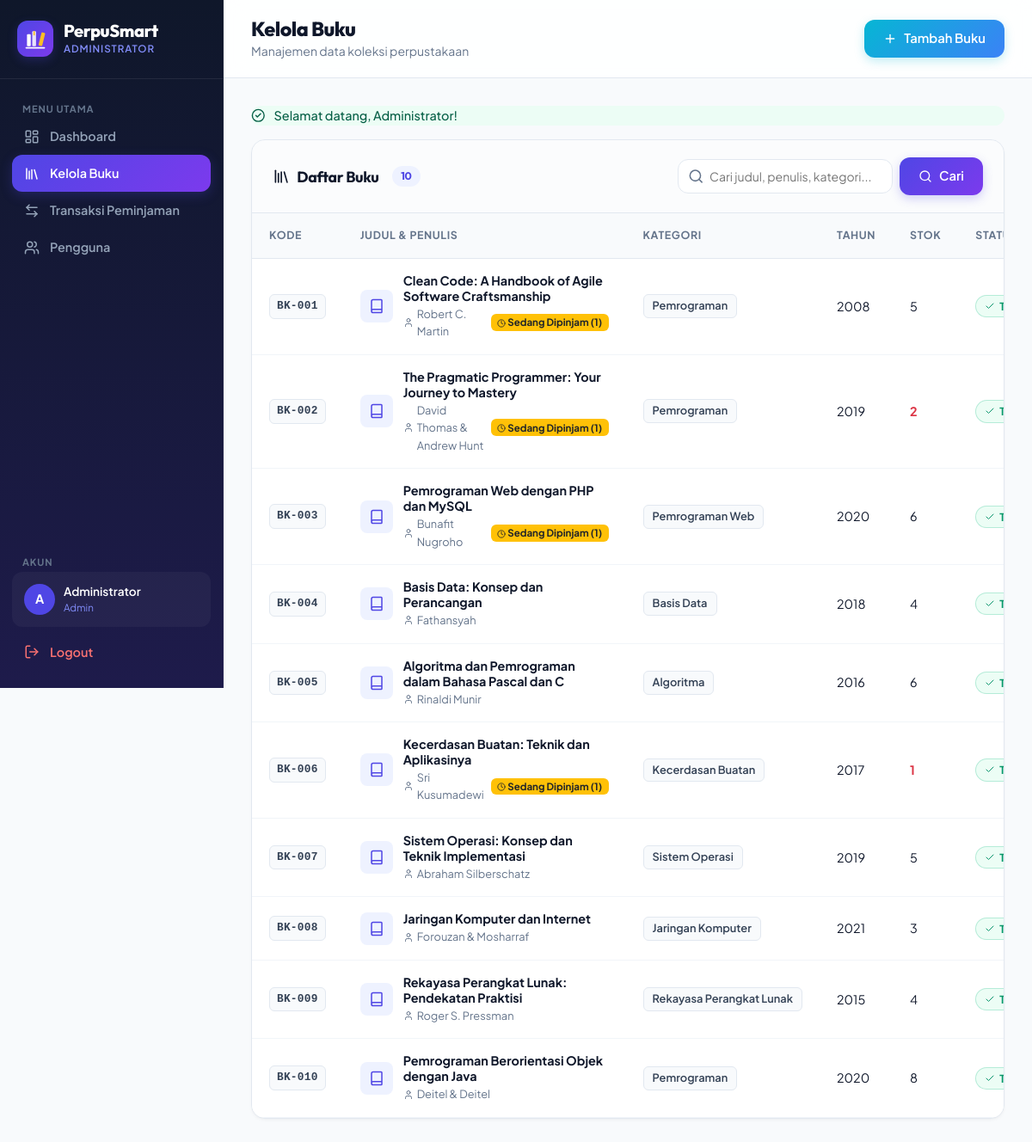
The app's page /index.php?page=admin/buku (signed in) with its own data.
### tables this page shows
CREATE TABLE `buku` (
  `id` int(10) UNSIGNED NOT NULL,
  `kode_buku` varchar(20) NOT NULL,
  `judul` varchar(255) NOT NULL,
  `penulis` varchar(150) NOT NULL,
  `penerbit` varchar(150) NOT NULL,
  `tahun_terbit` year(4) NOT NULL,
  `kategori` varchar(100) NOT NULL,
  `stok` int(10) UNSIGNED NOT NULL DEFAULT 0,
  `deskripsi` text DEFAULT NULL,
  `cover_url` varchar(500) DEFAULT NULL,
  `created_at` timestamp NOT NULL DEFAULT current_timestamp(),
  `updated_at` timestamp NOT NULL DEFAULT current_timestamp() ON UPDATE current_timestamp()
);

### controllers/BukuController.php (called while the page is built, shortened)
<?php
class BukuController {
    private Buku $bukuModel;
    public function __construct() {
        $this->bukuModel = new Buku();
    }
    public function index(): void {
        $search   = trim($_GET['search'] ?? '');
        $buku     = $search ? $this->bukuModel->search($search) : $this->bukuModel->getAll();
        $success   = flash('flash_success');
        require_once BASE_PATH . '/views/admin/buku/index.php';
    }
}

### middleware/auth.php (called while the page is built, shortened)
<?php
function currentUser(): array {
    return [
        'id'       => $_SESSION['user_id']       ?? 0,
        'nama'     => $_SESSION['user_nama']     ?? '',
        'username' => $_SESSION['user_username'] ?? '',
        'role'     => $_SESSION['user_role']     ?? '',
    ];
}

### config/config.php (called while the page is built, shortened)
<?php
function flash(string $key): string {
    if (isset($_SESSION[$key])) {
        $msg = $_SESSION[$key];
        return $msg;
    }
    return '';
}
function e(string $str): string {
    return htmlspecialchars($str, ENT_QUOTES | ENT_SUBSTITUTE, 'UTF-8');
}

### config/database.php (called while the page is built, shortened)
<?php
class Database {
    private static ?PDO $instance = null;
    public static function getInstance(): PDO {
        if (self::$instance === null) {
            $dsn = sprintf(
                'mysql:host=%s;port=%s;dbname=%s;charset=utf8mb4',
                DB_HOST, DB_PORT, DB_NAME
            );
            $options = [
                PDO::ATTR_ERRMODE            => PDO::ERRMODE_EXCEPTION,
                PDO::ATTR_DEFAULT_FETCH_MODE => PDO::FETCH_ASSOC,
                PDO::ATTR_EMULATE_PREPARES   => false,
                PDO::MYSQL_ATTR_INIT_COMMAND => "SET NAMES utf8mb4 COLLATE utf8mb4_unicode_ci",
            ];
            try {
                self::$instance = new PDO($dsn, DB_USER, DB_PASS, $options);
            } catch (PDOException $e) {
                http_response_code(500);
                die('<div style="font-family:sans-serif;padding:2rem;color:#c0392b;">
                    <h2>⚠ Koneksi Database Gagal</h2>
                    <p>' . htmlspecialchars($e->getMessage()) . '</p>
                    <p>Pastikan MySQL sudah berjalan dan konfigurasi di <code>config/config.php</code> sudah benar.</p>
                </div>');
            }
        }
        return self::$instance;
    }
}

### models/Buku.php (called while the page is built, shortened)
<?php
class Buku {
    private PDO $db;
    public function __construct() {
        $this->db = Database::getInstance();
    }
    public function getAll(int $limit = 0, int $offset = 0): array {
        $sql = "SELECT b.*,
                       (SELECT COUNT(*) FROM peminjaman p WHERE p.buku_id = b.id AND p.status IN ('dipinjam', 'terlambat')) AS total_dipinjam
                FROM buku b
                ORDER BY b.created_at DESC";
        return $this->db->query($sql)->fetchAll();
    }
}

### views/admin/buku/index.php (the view, shortened to what this page needs)
<?php require_once BASE_PATH . '/views/layouts/header.php'; ?>
<div class="ps-admin-layout">
    <?php require_once BASE_PATH . '/views/layouts/sidebar_admin.php'; ?>
    <main class="ps-admin-main">
        <header class="ps-topbar">
            <div class="ps-topbar-left">
                <div>
                    <h1 class="ps-page-title">Kelola Buku</h1>
                    <p class="ps-page-subtitle">Manajemen data koleksi perpustakaan</p>
                </div>
            </div>
            <a href="<?= BASE_URL ?>/index.php?page=admin/buku/create" class="ps-btn-accent">
                <i data-lucide="plus"></i> Tambah Buku
            </a>
        </header>
        <div class="ps-admin-content">
            <?php if ($success): ?>
                <div class="ps-alert ps-alert-success mb-3">
                    <i data-lucide="circle-check"></i><div><?= $success ?></div>
                </div>
            <?php endif; ?>
            <div class="ps-card">
                <div class="ps-card-header">
                    <h3 class="ps-card-title">
                        <i data-lucide="library"></i>
                        Daftar Buku
                        <span class="ps-badge ps-badge-primary ms-2"><?= count($buku) ?></span>
                    </h3>
                    <form action="" method="GET" class="ps-search-form">
                        <div class="ps-search-wrap">
                            <input type="text" name="search" class="ps-search-input"
                                   placeholder="Cari judul, penulis, kategori..."
                                   value="<?= e($_GET['search'] ?? '') ?>">
                        </div>
                        <button type="submit" class="ps-btn-primary">
                            <i data-lucide="search"></i> Cari
                        </button>
                    </form>
                </div>
                <div class="ps-card-body p-0">
                    <?php if (empty($buku)): ?>
                        <div class="ps-empty-state">
                            <i data-lucide="search-x"></i>
                            <h4>Tidak ada buku ditemukan</h4>
                            <p>
                                <?php if (!empty($_GET['search'])): ?>
                                    Tidak ada hasil untuk "<strong><?= e($_GET['search']) ?></strong>"
                                <?php else: ?>
                                    Belum ada data buku. Tambahkan buku pertama!
                                <?php endif; ?>
                            </p>
                            <?php if (!empty($_GET['search'])): ?>
                                <a href="<?= BASE_URL ?>/index.php?page=admin/buku" class="ps-btn-primary">
                                    Tampilkan Semua
                                </a>
                            <?php else: ?>
                                <a href="<?= BASE_URL ?>/index.php?page=admin/buku/create" class="ps-btn-accent">
                                    <i data-lucide="plus"></i> Tambah Buku
                                </a>
                            <?php endif; ?>
                        </div>
                    <?php else: ?>
                        <div class="ps-table-wrap">
                            <table class="table table-hover align-middle mb-0 ps-table" id="bukuTable">
                                <thead>
                                    <tr>
                                        <th style="width: 110px;">Kode</th>
                                        <th>Judul & Penulis</th>
                                        <th style="width: 160px;">Kategori</th>
                                        <th style="width: 90px;">Tahun</th>
                                        <th style="width: 80px;">Stok</th>
                                        <th style="width: 130px;">Status</th>
                                    </tr>
                                </thead>
                                <tbody>
                                    <?php foreach ($buku as $b): ?>
                                        <tr>
                                            <td>
                                                <span class="ps-code-badge"><?= e($b['kode_buku']) ?></span>
                                            </td>
                                            <td>
                                                <div class="ps-book-cell">
                                                    <div class="ps-book-icon">
                                                        <i data-lucide="book"></i>
                                                    </div>
                                                    <div>
                                                        <div class="ps-book-title"><?= e($b['judul']) ?></div>
                                                        <div class="ps-book-author">
                                                            <i data-lucide="user" style="width:12px;height:12px"></i>
                                                            <?= e($b['penulis']) ?>
                                                            <?php if (!empty($b['total_dipinjam']) && (int)$b['total_dipinjam'] > 0): ?>
                                                                <span class="badge bg-warning text-dark ms-1" style="font-size: 0.72rem;">
                                                                    <i data-lucide="clock" style="width:10px;height:10px;display:inline"></i> Sedang Dipinjam (<?= (int)$b['total_dipinjam'] ?>)
                                                                </span>
                                                            <?php endif; ?>
                                                        </div>
                                                    </div>
                                                </div>
                                            </td>
                                            <td>
                                                <span class="ps-kategori-badge"><?= e($b['kategori']) ?></span>
                                            </td>
                                            <td><?= e($b['tahun_terbit']) ?></td>
                                            <td>
                                                <span class="ps-stok-num <?= $b['stok'] <= 2 ? 'text-danger fw-bold' : '' ?>">
                                                    <?= $b['stok'] ?>
                                                </span>
                                            </td>
                                            <td>
                                                <?php if ($b['stok'] > 0): ?>
                                                    <span class="ps-badge ps-badge-success">
                                                        <i data-lucide="check" style="width:12px;height:12px"></i>
                                                    </span>
                                                <?php endif; ?>
                                            </td>
                                        </tr>
                                    <?php endforeach; ?>
                                </tbody>
                            </table>
                        </div>
                    <?php endif; ?>
                </div>
            </div>
        </div>
    </main>
</div>
<?php require_once BASE_PATH . '/views/layouts/footer.php'; ?>

### index.php (shortened to what this page needs)
<?php
require_once __DIR__ . '/config/config.php';
require_once BASE_PATH . '/config/database.php';
require_once BASE_PATH . '/middleware/auth.php';
require_once BASE_PATH . '/models/Buku.php';
require_once BASE_PATH . '/controllers/BukuController.php';
$page = trim($_GET['page'] ?? '');
switch ($page) {
    case 'admin/buku':
        (new BukuController())->index();
        break;
}

### views/layouts/header.php (shortened to what this page needs)
<!DOCTYPE html>
<html lang="id">
<head>
    <link href="https://cdn.jsdelivr.net/npm/bootstrap@5.3.3/dist/css/bootstrap.min.css" rel="stylesheet">
    <link rel="stylesheet" href="<?= BASE_URL ?>/assets/css/style.css">
</head>
<body>

### views/layouts/sidebar_admin.php (shortened to what this page needs)
<?php
$currentPage = $_GET['page'] ?? '';
$user = currentUser();
?>
<aside class="ps-sidebar" id="adminSidebar">
    <div class="ps-sidebar-brand">
        <a href="<?= BASE_URL ?>/index.php?page=admin/dashboard" class="ps-brand-link">
            <div class="ps-brand-icon">
            </div>
            <div class="ps-brand-text">
                <span class="ps-brand-name">PerpuSmart</span>
                <span class="ps-brand-role">Administrator</span>
            </div>
        </a>
    </div>
    <nav class="ps-sidebar-nav">
        <div class="ps-nav-section">
            <span class="ps-nav-label">Menu Utama</span>
            <a href="<?= BASE_URL ?>/index.php?page=admin/dashboard"
               class="ps-nav-item <?= $currentPage === 'admin/dashboard' ? 'active' : '' ?>">
                <i data-lucide="layout-dashboard"></i>
                <span>Dashboard</span>
            </a>
            <a href="<?= BASE_URL ?>/index.php?page=admin/buku"
               class="ps-nav-item <?= str_starts_with($currentPage, 'admin/buku') ? 'active' : '' ?>">
                <i data-lucide="library"></i>
                <span>Kelola Buku</span>
            </a>
            <a href="<?= BASE_URL ?>/index.php?page=admin/peminjaman"
               class="ps-nav-item <?= str_starts_with($currentPage, 'admin/peminjaman') ? 'active' : '' ?>">
                <i data-lucide="arrow-left-right"></i>
                <span>Transaksi Peminjaman</span>
            </a>
            <a href="<?= BASE_URL ?>/index.php?page=admin/users"
               class="ps-nav-item <?= $currentPage === 'admin/users' ? 'active' : '' ?>">
                <i data-lucide="users"></i>
                <span>Pengguna</span>
            </a>
        </div>
        <div class="ps-nav-section mt-auto">
            <span class="ps-nav-label">Akun</span>
            <div class="ps-nav-user">
                <div class="ps-user-avatar">
                    <?= strtoupper(substr($user['nama'], 0, 1)) ?>
                </div>
                <div class="ps-user-info">
                    <span class="ps-user-name"><?= e($user['nama']) ?></span>
                    <span class="ps-user-role">Admin</span>
                </div>
            </div>
            <a href="<?= BASE_URL ?>/index.php?page=logout" class="ps-nav-item ps-nav-logout"
               onclick="return confirm('Yakin ingin logout?')">
                <i data-lucide="log-out"></i>
                <span>Logout</span>
            </a>
        </div>
    </nav>
</aside>

### views/layouts/footer.php (shortened to what this page needs)
</body>
</html>

### records on screen
buku: kode_buku "BK-001", judul "Clean Code: A Handbook of Agile Software Craftsmanship", penulis "Robert C. Martin", total_dipinjam "1", kategori "Pemrograman", tahun_terbit "2008", stok "5"
buku: kode_buku "BK-002", judul "The Pragmatic Programmer: Your Journey to Mastery", penulis "David Thomas & Andrew Hunt", total_dipinjam "1", kategori "Pemrograman", tahun_terbit "2019", stok "2"
buku: kode_buku "BK-003", judul "Pemrograman Web dengan PHP dan MySQL", penulis "Bunafit Nugroho", total_dipinjam "1", kategori "Pemrograman Web", tahun_terbit "2020", stok "6"
buku: kode_buku "BK-004", judul "Basis Data: Konsep dan Perancangan", penulis "Fathansyah", kategori "Basis Data", tahun_terbit "2018", stok "4"
buku: kode_buku "BK-005", judul "Algoritma dan Pemrograman dalam Bahasa Pascal dan C", penulis "Rinaldi Munir", kategori "Algoritma", tahun_terbit "2016", stok "6"
buku: kode_buku "BK-006", judul "Kecerdasan Buatan: Teknik dan Aplikasinya", penulis "Sri Kusumadewi", total_dipinjam "1", kategori "Kecerdasan Buatan", tahun_terbit "2017", stok "1"
buku: kode_buku "BK-007", judul "Sistem Operasi: Konsep dan Teknik Implementasi", penulis "Abraham Silberschatz", kategori "Sistem Operasi", tahun_terbit "2019", stok "5"
buku: kode_buku "BK-008", judul "Jaringan Komputer dan Internet", penulis "Forouzan & Mosharraf", kategori "Jaringan Komputer", tahun_terbit "2021", stok "3"
buku: kode_buku "BK-009", judul "Rekayasa Perangkat Lunak: Pendekatan Praktisi", penulis "Roger S. Pressman", kategori "Rekayasa Perangkat Lunak", tahun_terbit "2015", stok "4"
buku: kode_buku "BK-010", judul "Pemrograman Berorientasi Objek dengan Java", penulis "Deitel & Deitel", kategori "Pemrograman", tahun_terbit "2020", stok "8"

### other values on screen
substr($user['nama'], 0, 1) "A"
$user['nama'] "Administrator"
$success "Selamat datang, Administrator!"
count($buku) "10"
